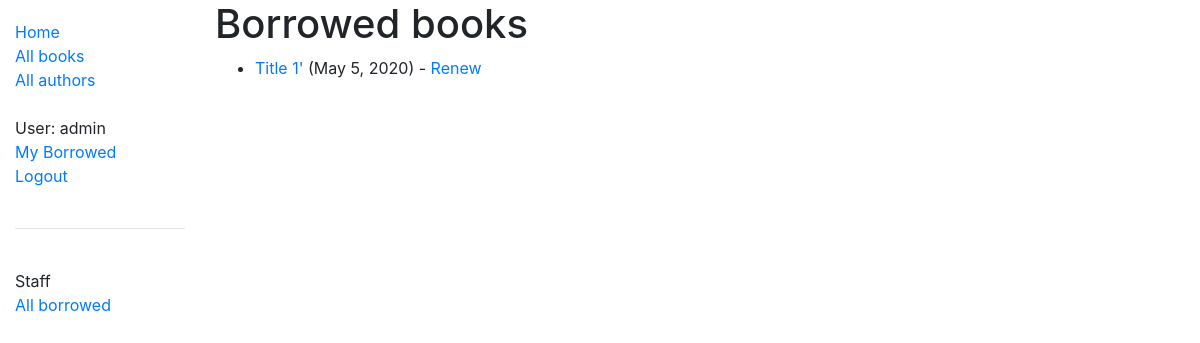
Page /catalog/mybooks/ (signed in) on the earlier database version.
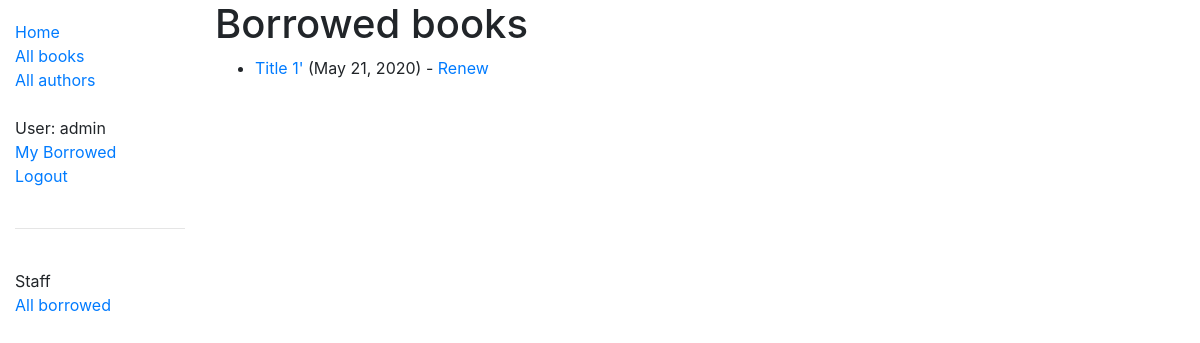
Same page on the later database version.
### catalog/models.py (models this page shows, shortened)
class BookInstance(models.Model):
    id = models.UUIDField(
        primary_key=True,
        default=uuid.uuid4,
        help_text="Unique ID for this particular book across whole library",
    )
    book = models.ForeignKey("Book", on_delete=models.SET_NULL, null=True)
    imprint = models.CharField(max_length=200)
    due_back = models.DateField(null=True, blank=True)
    LOAN_STATUS = (
        ("m", "Maintenance"),
        ("o", "On loan"),
        ("a", "Available"),
        ("r", "Reserved"),
    )
    status = models.CharField(
        max_length=1,
        choices=LOAN_STATUS,
        blank=True,
        default="m",
        help_text="Book availability",
    )
    borrower = models.ForeignKey(User, on_delete=models.SET_NULL, null=True, blank=True)
    @property
    def is_overdue(self):
        if self.due_back and date.today() > self.due_back:
            return True
        return False
    class Meta:
        ordering = ["due_back"]
        permissions = (("can_mark_returned", "Set book as returned"),)

class Book(models.Model):
    title = models.CharField(max_length=200)
    author = models.ForeignKey("Author", on_delete=models.SET_NULL, null=True)
    summary = models.TextField(
        max_length=1000, help_text="Enter a brief description of the book"
    )
    isbn = models.CharField(
        "ISBN",
        max_length=13,
        help_text='13 Character <a href="https://www.isbn-international.org/content/what-isbn">ISBN number</a>',
    )
    genre = models.ManyToManyField(Genre, help_text="Select a genre for this book")
    def display_genre(self):
        """Create a string for the Genre. This is required to display genre in Admin."""
        return ", ".join(genre.name for genre in self.genre.all()[:3])
    display_genre.short_description = "Genre"

### catalog/views.py (the view)
# urls.py: path('mybooks/', views.LoanedBooksByUserListView.as_view(), name='my-borrowed'),
class LoanedBooksByUserListView(LoginRequiredMixin, generic.ListView):
    model = BookInstance
    template_name = "catalog/bookinstance_list_borrowed_user.html"
    paginate_by = 10
    def get_queryset(self):
        return (
            BookInstance.objects.filter(borrower=self.request.user)
            .filter(status__exact="o")
            .order_by("due_back")
        )

### catalog/templates/catalog/bookinstance_list_borrowed_user.html
{% extends "base_generic.html" %}
{% block content %}
<h1>Borrowed books</h1>
{% if bookinstance_list %}
<ul>
  {% for bookinst in bookinstance_list %}
  <li class="{% if bookinst.is_overdue %}text-danger{% endif %}">
    <a href="{% url 'book-detail' bookinst.book.pk %}">{{bookinst.book.title}}</a> ({{ bookinst.due_back }})
    {% if perms.catalog.can_mark_returned %}- <a href="{% url 'renew-book-librarian' bookinst.id %}">Renew</a>  {% endif %}
  </li>
  {% endfor %}
</ul>
{% else %}
<p>There are no books borrowed.</p>
{% endif %}
{% endblock %}

Differences in the rows shown:
changed BookInstance "Title 1'": due_back "May 5, 2020" → "May 21, 2020"
